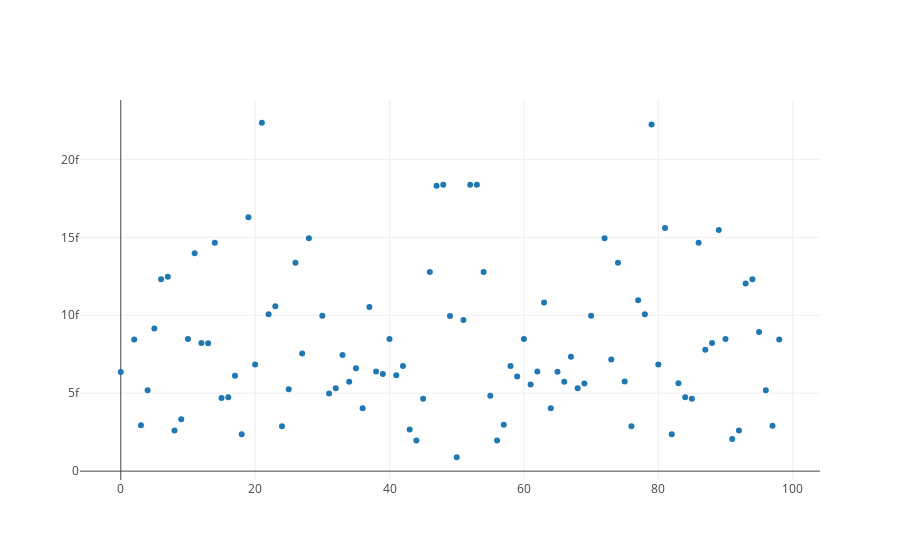

Notebook cell for this chart:
### Code cell
s3=go.Scatter(x=data2[FREQ],y=data2[FOURIER],mode='markers')
py.offline.iplot(go.Figure([s3]))
print(data2)
